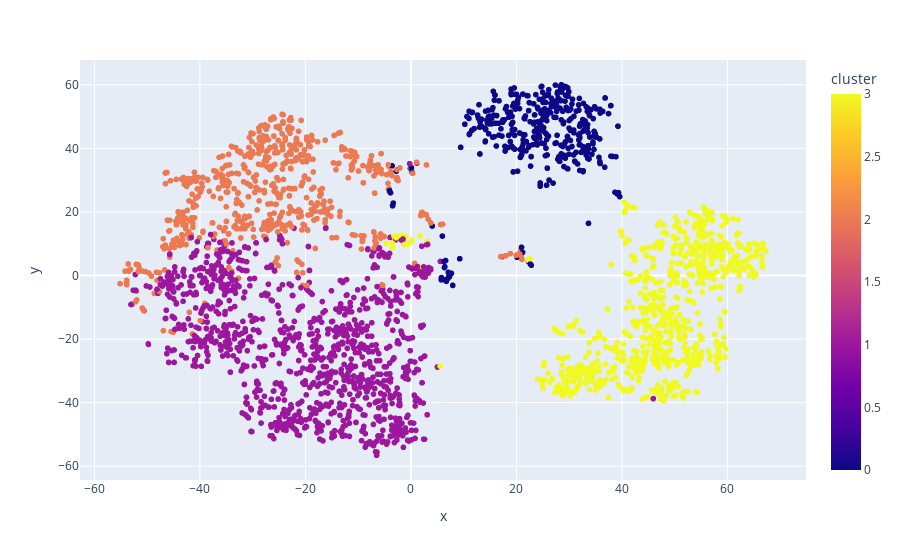

Notebook source saved alongside this figure:
### Code cell
# Visualizing the Clusters with t-SNE

from sklearn.manifold import TSNE

tsne_pipeline = Pipeline([('scaler', StandardScaler()), ('tsne', TSNE(n_components=2, verbose=1))])
genre_embedding = tsne_pipeline.fit_transform(X)
projection = pd.DataFrame(columns=['x', 'y'], data=genre_embedding)
projection['genres'] = genre_df['genres']
projection['cluster'] = genre_df['cluster']

fig = px.scatter(
    projection, x='x', y='y', color='cluster', hover_data=['x', 'y', 'genres'])
fig.show()

### Figure 1 — Plotly figure (JSON) as saved in the notebook; plotly's stock layout.template omitted (floating-point values rounded to 4 significant figures; data arrays with more than 128 entries replaced by an {"elided": "..."} marker saying what was removed)
{"data": [{"customdata": {"elided": "2973x1 str values"}, "hovertemplate": "x=%{x}<br>y=%{y}<br>genres=%{customdata[0]}<br>cluster=%{marker.color}<extra></extra>", "legendgroup": "", "marker": {"color": {"elided": "2973 int values"}, "coloraxis": "coloraxis", "symbol": "circle"}, "mode": "markers", "name": "", "showlegend": false, "type": "scattergl", "x": {"elided": "2973 float values"}, "xaxis": "x", "y": {"elided": "2973 float values"}, "yaxis": "y"}], "layout": {"coloraxis": {"colorbar": {"title": {"text": "cluster"}}, "colorscale": [[0, "#0d0887"], [0.1111, "#46039f"], [0.2222, "#7201a8"], [0.3333, "#9c179e"], [0.4444, "#bd3786"], [0.5556, "#d8576b"], [0.6667, "#ed7953"], [0.7778, "#fb9f3a"], [0.8889, "#fdca26"], [1, "#f0f921"]]}, "legend": {"tracegroupgap": 0}, "margin": {"t": 60}, "xaxis": {"anchor": "y", "domain": [0, 1], "title": {"text": "x"}}, "yaxis": {"anchor": "x", "domain": [0, 1], "title": {"text": "y"}}}}
